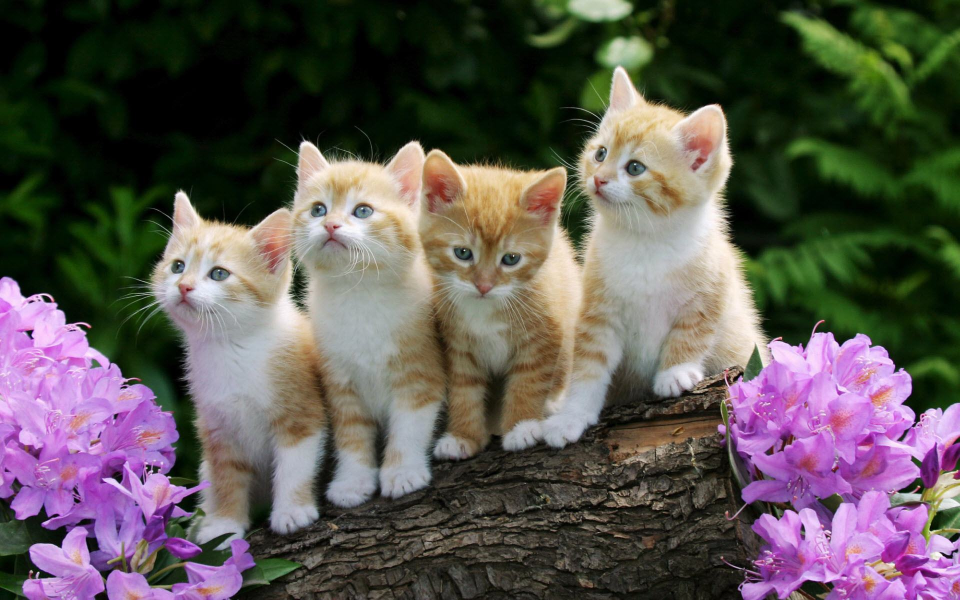
#> input picture sample.jpg, 1920 x 1200 px (shown at 1/2 size)
$ python project_2.py
#> lines starting #> are read from the running program, lines starting #| are printed output that depends on the picture
import cv2
#Load image
image = cv2.imread('sample.jpg')
#> image is the input picture: shape (1200, 1920, 3); mean B, G, R 82.1, 85.7, 91.9

resize = cv2.resize(image,(300,300))
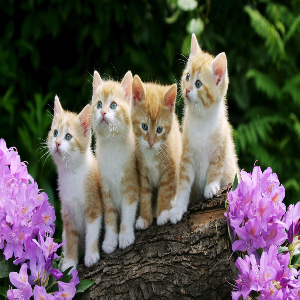
#> resize: shape (300, 300, 3); mean B, G, R 82.1, 85.7, 91.9
rotate = cv2.rotate(image,cv2.ROTATE_180)
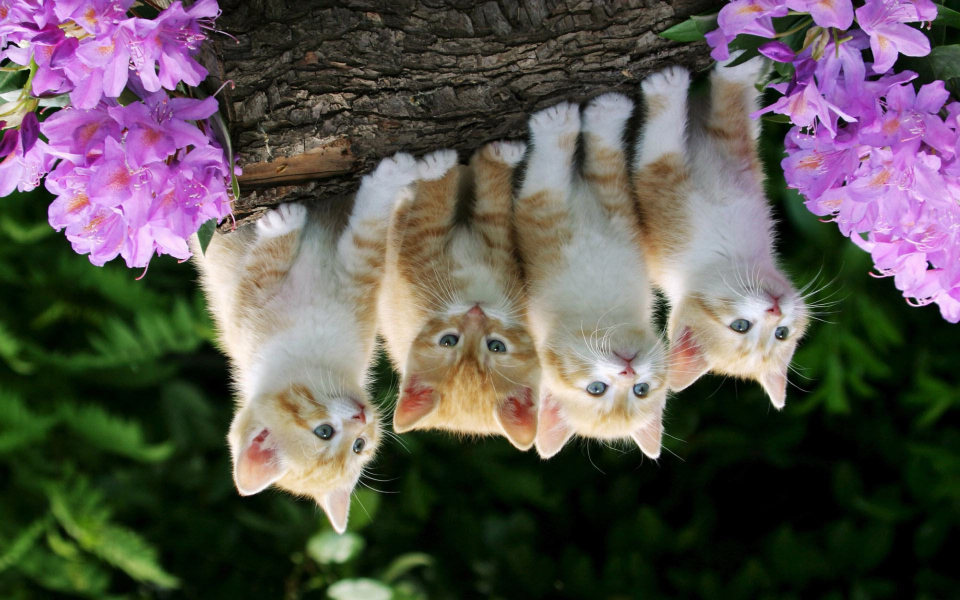
#> rotate: shape (1200, 1920, 3) (shown at 1/2 size); mean B, G, R 82.1, 85.7, 91.9
image[100:300,200:400]
flip = cv2.flip(image,1)
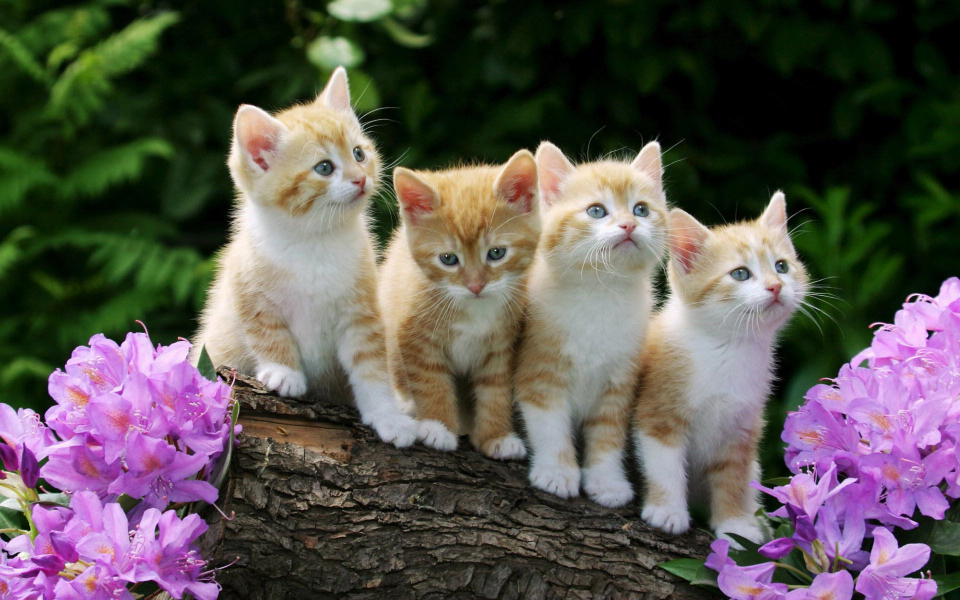
#> flip: shape (1200, 1920, 3) (shown at 1/2 size); mean B, G, R 82.1, 85.7, 91.9

cv2.imshow('p', flip)
cv2.imshow('Orignal Image', rotate)
cv2.imshow('resize image', resize)
cv2.imshow('rotate image', image )
cv2.waitKey(0)
cv2.destroyAllWindows()
